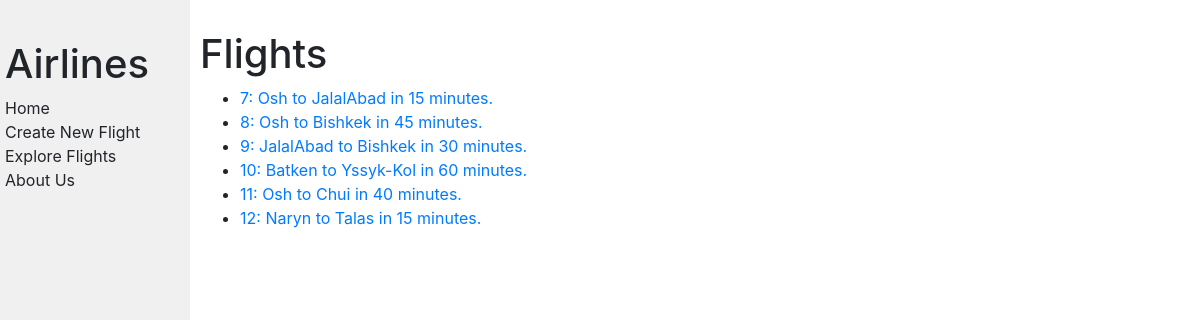
The app's page /flights/ with its own data.
### flights/models.py (models this page shows, shortened)
class Flight(models.Model):
    origin = models.ForeignKey('Airport', related_name='departures', on_delete=models.CASCADE)
    destination = models.ForeignKey('Airport', related_name='arrivals', on_delete=models.CASCADE)
    duration = models.IntegerField()

class Airport(models.Model):
    code = models.CharField(max_length=3)
    city = models.CharField(max_length=64)

### flights/views.py (the view)
# urls.py: path("", views.index, name="index"),
def index(request):
    return render(request, "flights/index.html", {
        "flights": Flight.objects.all(),
    })

### flights/templates/flights/index.html (shortened to what this page needs)
{% extends "flights/layout.html" %}
{% block body %}
    <h1>Flights</h1>
    <ul>
        {% for flight in flights %}
            <li>
                <a href="{% url 'flight' flight.id %}">
                    {{ flight.id }}: {{ flight.origin.city }} to {{ flight.destination.city }} in {{ flight.duration }} minutes.
                </a>
            </li>
        {% empty %}
            <li>No flights available.</li>
        {% endfor %}
    </ul>
{% endblock %}

### flights/templates/flights/layout.html (shortened to what this page needs)
{% load static %}
<!DOCTYPE html>
<html lang="en">
    <head>
        <link rel="stylesheet" href="https://stackpath.bootstrapcdn.com/bootstrap/4.4.1/css/bootstrap.min.css">
        <link href="{% static 'flights/styles.css' %}" rel="stylesheet">
    </head>
    <body>
        <div class="row">
            <div class="sidebar col-lg-2 col-md-3">
                <h1>Airlines</h1>
                <div>
                    Home
                </div>
                <div>
                    Create New Flight
                </div>
                <div>
                    Explore Flights
                </div>
                <div>
                    About Us
                </div>
            </div>
            <div class="main col-lg-10 col-md-9">
                {% block body %}
                {% endblock %}
            </div>
        </div>
    </body>
</html>

### flights/static/flights/styles.css (style rules this page uses)
body { margin: 0; background-color: white; }
h1 { margin-top: 0px; padding-top: 20px; }
.main { padding: 10px; }
.sidebar { background-color: #f0f0f0; height: 100vh; padding: 20px; }

### records on screen
Flight: id "7", origin.city "Osh", destination.city "JalalAbad", duration "15"
Flight: id "8", origin.city "Osh", destination.city "Bishkek", duration "45"
Flight: id "9", origin.city "JalalAbad", destination.city "Bishkek", duration "30"
Flight: id "10", origin.city "Batken", destination.city "Yssyk-Kol", duration "60"
Flight: id "11", origin.city "Osh", destination.city "Chui", duration "40"
Flight: id "12", origin.city "Naryn", destination.city "Talas", duration "15"
